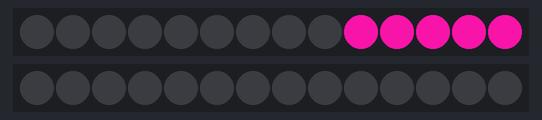
Bench run of a sketch on a simulated Arduino Uno, built with avr-gcc and run on an emulated ATmega328P. Parts: 2 × 14 RGB LEDs in strip order, left to right. Dim RGB values are drawn brighter than linear; random numbers use the default seed unless the sketch sets one.

Above: at 0.32 s.
At 4.17 s:
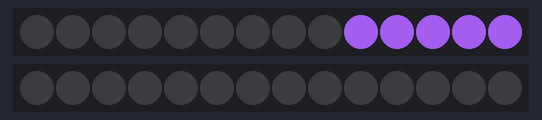
At 9.94 s:
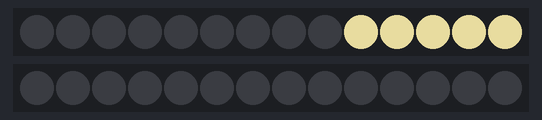
At 19.57 s:
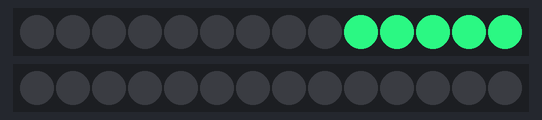
At 31.11 s:
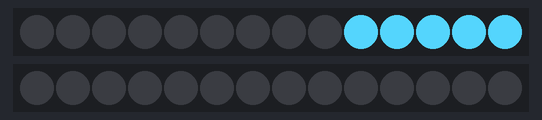
At 39.77 s:
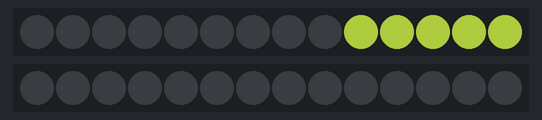

The sketch:

main.ino
```cpp
#include <Adafruit_NeoPixel.h>
#include <math.h>

#define N_PIXELS  14 // Number of pixels in strand
#define MIC_PIN   A0  // Microphone is attached to this analog pin
#define LED_PIN1    6  // NeoPixel LED strand is connected to this pin
#define LED_PIN2    9
#define MODE_WINDOWS 60000

unsigned mode;
unsigned long startMode;


Adafruit_NeoPixel strip1 = Adafruit_NeoPixel(N_PIXELS, LED_PIN1, NEO_GRB + NEO_KHZ800);
Adafruit_NeoPixel strip2 = Adafruit_NeoPixel(N_PIXELS, LED_PIN2, NEO_GRB + NEO_KHZ800);

void setup()
{

  mode = 0;
  startMode=millis();

  // Serial.begin(9600);
  strip1.begin();
  strip2.begin();

  // Initialize all pixels to 'off'
  strip1.show();
  strip2.show();
}

void loop()
{

  cyclon(5,randomColor(0,255),1);


}


// Sprites

void cyclon(int wait,long color,int n)
{
  for (int i = 0 ; i<n;i++)
  {
  for(int i=0; i<strip1.numPixels(); i++) {
    strip1.setPixelColor(i, color);
    //strip1.setPixelColor(32-i, strip1.Color(255, 0, 0));
    strip1.show();
    delay(wait);
    strip1.setPixelColor(i-5, strip1.Color(0,0,0));
    //strip1.setPixelColor(32-i, strip1.Color(0,0,0));
    strip1.show();
    delay(wait);
  }
    for(int i=0; i<strip1.numPixels(); i++) {
    //strip1.setPixelColor(i, strip1.Color(255, 0, 0));
    strip1.setPixelColor(32-i, color);
    strip1.show();
    delay(wait);
    //strip1.setPixelColor(i, strip1.Color(0,0,0));
    strip1.setPixelColor(37-i, strip1.Color(0,0,0));
    strip1.show();
    delay(wait);

}
  }
}

  uint32_t randomColor(int a,int b)
{
  int c1 = random(a,b);
  int c2 = random(a,b);
  int c3 = random(a,b);
  return strip1.Color(c1,c2,c3);
}


// Input a value 0 to 255 to get a color value.
// The colours are a transition r - g - b - back to r.
uint32_t Wheel(byte WheelPos) {
  WheelPos = 255 - WheelPos;
  if(WheelPos < 85) {
   return strip1.Color(255 - WheelPos * 3, 0, WheelPos * 3);
  } else if(WheelPos < 170) {
    WheelPos -= 85;
   return strip1.Color(0, WheelPos * 3, 255 - WheelPos * 3);
  } else {
   WheelPos -= 170;
   return strip1.Color(WheelPos * 3, 255 - WheelPos * 3, 0);
  }
}
```
